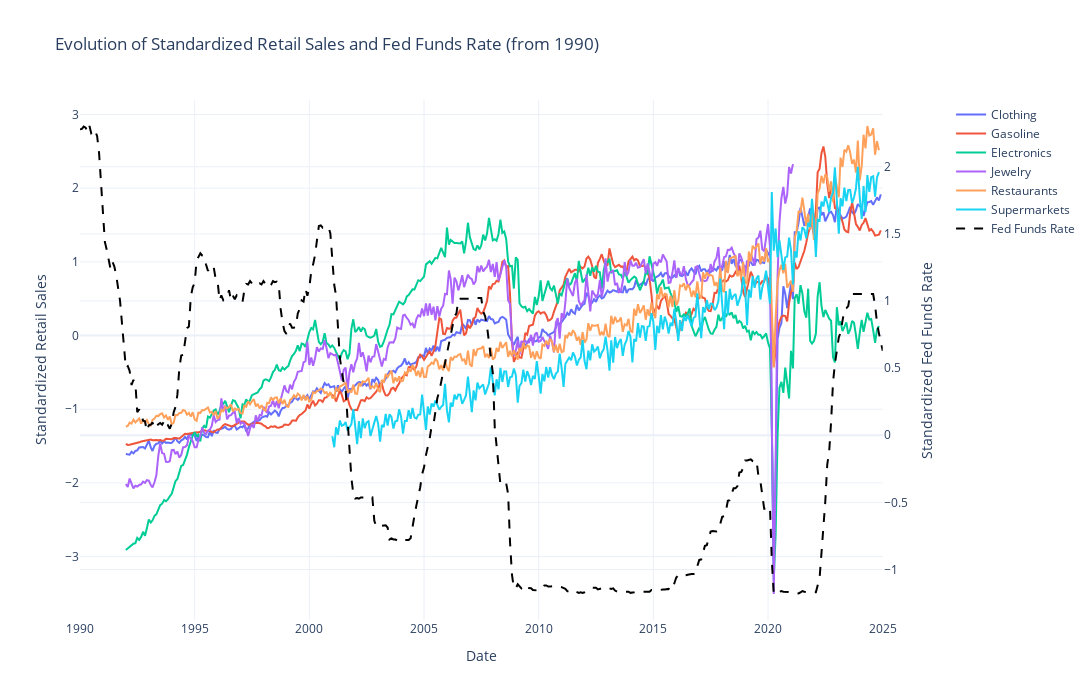

The notebook cell saved with this chart:
### Code cell
from plotly.subplots import make_subplots

import plotly.graph_objects as go

# Create figure with secondary y-axis
fig = make_subplots(specs=[[{"secondary_y": True}]])

# Function to standardize data
def standardize(data):
    return (data - data.mean()) / data.std()

# Filter data from 1990
start_date = pd.to_datetime('1990-01-01')

# Plot retail data on primary y-axis
for df, label, color in [
    (clothing_sales, 'Clothing', '#1f77b4'),
    (gasoline_sales, 'Gasoline', '#ff7f0e'),
    (electronics_sales, 'Electronics', '#2ca02c'),
    (jewelry_sales, 'Jewelry', '#d62728'),
    (restaurant_sales, 'Restaurants', '#9467bd'),
    (supermarket_sales, 'Supermarkets', '#8c564b')
]:
    mask = df['observation_date'] >= start_date
    fig.add_trace(
        go.Scatter(
            x=df.loc[mask, 'observation_date'],
            y=standardize(df.loc[mask, df.columns[1]]),
            name=label,
            line=dict(width=2)
        ),
        secondary_y=False
    )

# Plot Fed Funds rate on secondary y-axis
mask_fed = fed_funds['observation_date'] >= start_date
fig.add_trace(
    go.Scatter(
        x=fed_funds.loc[mask_fed, 'observation_date'],
        y=standardize(fed_funds.loc[mask_fed, 'Federal_Funds_Rate']),
        name='Fed Funds Rate',
        line=dict(width=2, dash='dash', color='black')
    ),
    secondary_y=True
)

# Update layout
fig.update_layout(
    title='Evolution of Standardized Retail Sales and Fed Funds Rate (from 1990)',
    xaxis_title='Date',
    yaxis_title='Standardized Retail Sales',
    yaxis2_title='Standardized Fed Funds Rate',
    hovermode='x unified',
    showlegend=True,
    template='plotly_white',
    width=1200,
    height=700
)

fig.show()

### Figure 1 — Plotly figure (JSON) as saved in the notebook; plotly's stock layout.template omitted (floating-point values rounded to 4 significant figures; data arrays with more than 128 entries replaced by an {"elided": "..."} marker saying what was removed)
{"data": [{"line": {"width": 2}, "name": "Clothing", "type": "scatter", "x": {"elided": "396 str values"}, "xaxis": "x", "y": {"elided": "396 float values"}, "yaxis": "y"}, {"line": {"width": 2}, "name": "Gasoline", "type": "scatter", "x": {"elided": "396 str values"}, "xaxis": "x", "y": {"elided": "396 float values"}, "yaxis": "y"}, {"line": {"width": 2}, "name": "Electronics", "type": "scatter", "x": {"elided": "395 str values"}, "xaxis": "x", "y": {"elided": "395 float values"}, "yaxis": "y"}, {"line": {"width": 2}, "name": "Jewelry", "type": "scatter", "x": {"elided": "350 str values"}, "xaxis": "x", "y": {"elided": "350 float values"}, "yaxis": "y"}, {"line": {"width": 2}, "name": "Restaurants", "type": "scatter", "x": {"elided": "395 str values"}, "xaxis": "x", "y": {"elided": "395 float values"}, "yaxis": "y"}, {"line": {"width": 2}, "name": "Supermarkets", "type": "scatter", "x": {"elided": "287 str values"}, "xaxis": "x", "y": {"elided": "287 float values"}, "yaxis": "y"}, {"line": {"color": "black", "dash": "dash", "width": 2}, "name": "Fed Funds Rate", "type": "scatter", "x": {"elided": "421 str values"}, "xaxis": "x", "y": {"elided": "421 float values"}, "yaxis": "y2"}], "layout": {"height": 700, "hovermode": "x unified", "showlegend": true, "title": {"text": "Evolution of Standardized Retail Sales and Fed Funds Rate (from 1990)"}, "width": 1200, "xaxis": {"anchor": "y", "domain": [0, 0.94], "title": {"text": "Date"}}, "yaxis": {"anchor": "x", "domain": [0, 1], "title": {"text": "Standardized Retail Sales"}}, "yaxis2": {"anchor": "x", "overlaying": "y", "side": "right", "title": {"text": "Standardized Fed Funds Rate"}}}}
